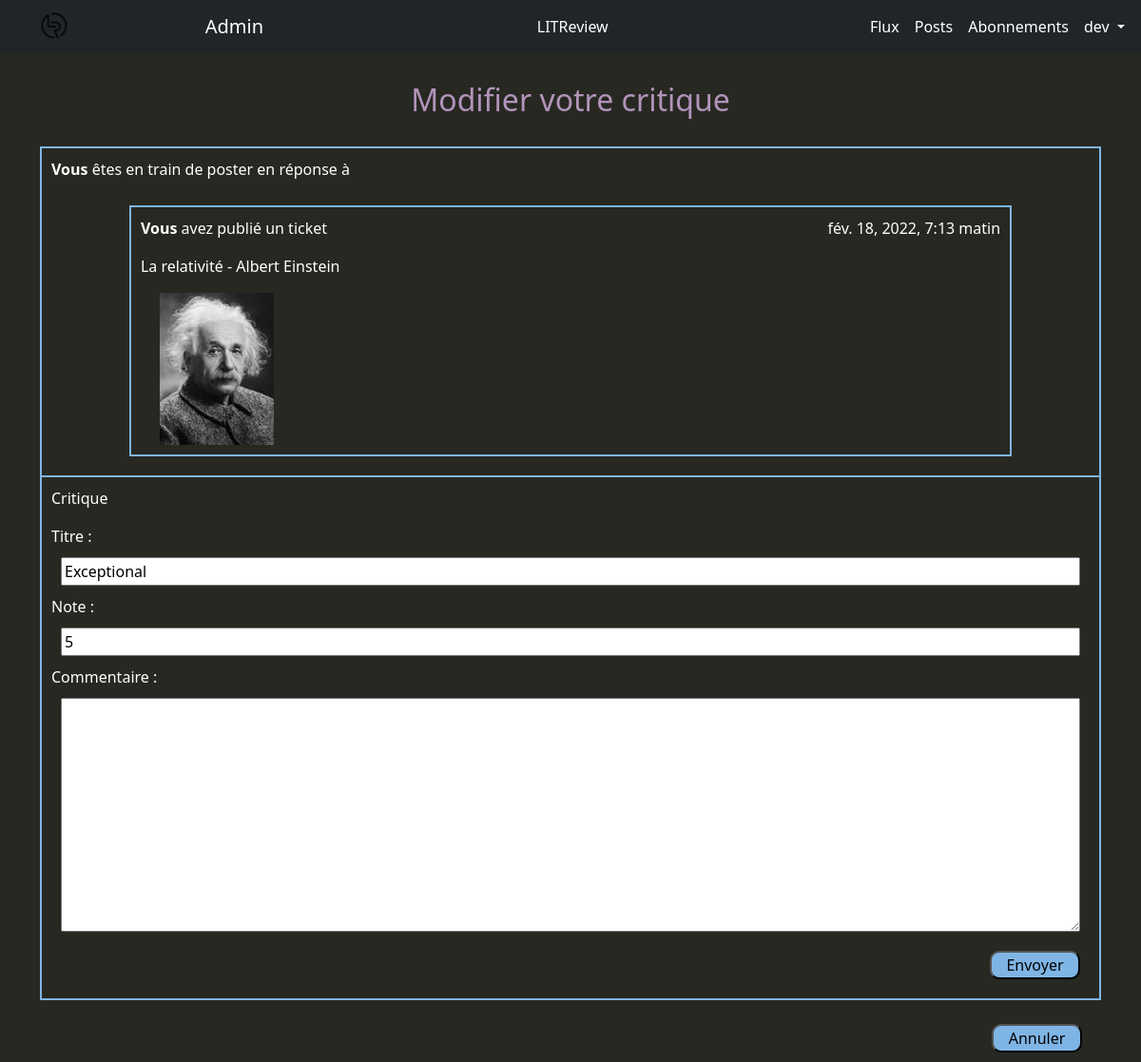
Screenshot of /flux/reviews/5 (signed in) with the database file from the repository.
### reviews/models.py (models this page shows, shortened)
class Ticket(models.Model):
    title = models.CharField(max_length=128)
    description = models.TextField(max_length=2_048, blank=True)
    user = models.ForeignKey(to=settings.AUTH_USER_MODEL,
                             on_delete=models.CASCADE)
    image = models.ImageField(null=True, blank=True, upload_to="ticket_images")
    time_created = models.DateTimeField(auto_now_add=True)
    IMAGE_MAX_SIZE = (120, 160)  # (largeur, hauteur)

class Review(models.Model):
    ticket = models.ForeignKey(to=Ticket, on_delete=models.CASCADE)
    rating = models.PositiveSmallIntegerField(validators=[MinValueValidator(0),
                                                          MaxValueValidator(5)]
                                              )
    user = models.ForeignKey(to=settings.AUTH_USER_MODEL,
                             on_delete=models.CASCADE)
    headline = models.CharField(max_length=128)
    body = models.TextField(max_length=8_192, blank=True)
    time_created = models.DateTimeField(auto_now_add=True)
    class Meta:
        unique_together = ("user", "ticket")

### reviews/views.py (the view)
# urls.py: path("reviews/<int:review_id>", review_edit, name="review-edit"),
@login_required
def review_edit(request, review_id):
    review = get_object_or_404(Review, id=review_id)
    form = ReviewForm(instance=review)
    ticket = Ticket.objects.get(id=review.ticket_id)
    if review.user == request.user:
        if request.method == "POST":
            form = ReviewForm(request.POST, request.FILES, instance=review)
            if form.is_valid():
                form.save()
                return redirect("posts-user")
    else:
        messages.error(request, MESSAGE_DENIED,
                       extra_tags=TAGS_DENIED)
        return redirect("flux-user")
    return render(request, "reviews/ticket_answer.html",
                  context={"form": form, "post": ticket, "option": "edit"})

### reviews/forms.py
class ReviewForm(forms.ModelForm):
    label_fields = ["Titre", "Note", "Commentaire"]
    class Meta:
        model = Review
        fields = ["headline", "rating", "body"]
    def __init__(self, *args, **kwargs):
        super().__init__(*args, **kwargs)
        fields_attribute(self.fields, self.label_fields)

### reviews/forms.py (called while the page is built)
def fields_attribute(fields, label_fields):
    for idx, field in enumerate(fields):
        fields[field].widget.attrs.update(
            {"class": "fields-margin"})
        fields[field].label = label_fields[idx]

### reviews/templates/reviews/ticket_answer.html (shortened to what this page needs)
{% extends "base.html" %}
{% block content %}
{% if not option %}
  <h2>Créer une critique</h2>
{% elif option == "edit" %}
  <h2>Modifier votre critique</h2>
{% endif %}
<div class="flexbox-center flex-column">
  <div class="separate-form">
    <p><strong>Vous</strong> êtes en train de poster en réponse à</p>
    <div class="flexbox-center">
      {% include "reviews/ticket_view_snippet.html" with option="ticket-answer" %}
    </div>
  </div>
  <div class="separate-form border-top-none">
    <p>Critique</p>
    <form class="flexbox-center flex-column no-margin" method="post" enctype="mutipart/form-data">
      {% for field in form %}
        {{ field.label_tag }}
        {{ field }}
      {% endfor %}
      <div class="flexbox-right">
        <input class="button-margin-right generic-buttonn margin-10" type="submit" value="Envoyer">
      </div>
    </form>
  </div>
</div>
<div class="flexbox-right">
  <a href="
  {% if option == 'edit' %}{% url 'posts-user' %}
  {% else %}{% url 'flux-user' %}
  {% endif %}">
    <input class="button-margin-right generic-buttonn button-back" type="submit" value="Annuler">
  </a>
</div>
{% endblock %}

### templates/base.html (shortened to what this page needs)
{% load static %}
<html {% if LANGUAGE_CODE %}lang="{{ LANGUAGE_CODE }}"{% endif %}>
  <head>
    <link rel="stylesheet" href="{% static 'css/bootstrap.min.css' %}">
    <link rel="stylesheet" href="{% static 'css/littreview.css' %}">
  </head>
  <body>
    <nav class="navbar sticky-top navbar-expand-lg navbar-dark bg-dark">
      <div class="container">
        <div class="bs-perso-navbar-brand-container">
          <a class="navbar-brand" href="{% url 'home-page' %}">
            <img src="../media/logo_litreview_no_text.png" alt="Logo de LITReview">
          </a>
          {% if user.is_superuser %}
            <a class="navbar-brand" href="/admin">
              Admin
            </a>
          {% endif %}
        </div>
        <div class="navbar-nav bs-perso-navbar-central">
          <a class="nav-item nav-link active" href="{% url 'home-page' %}">
            LITReview
          </a>
        </div>
        <div id="navbarRight" class="navbar-nav bs-perso-navbar-right">
          {% if user.is_authenticated %}
          <a class="nav-item nav-link active" href="{% url 'flux-user' %}">
            Flux
          </a>
          <a class="nav-item nav-link active" href="{% url 'posts-user' %}">
            Posts
          </a>
          <a class="nav-item nav-link active" href="{% url 'follow-user' %}">
            Abonnements
          </a>
          {% endif %}
          <div class="nav-item dropdown">
            {% if user.is_authenticated %}
              <a class="nav-link active dropdown-toggle" href="#" data-bs-toggle="dropdown">
                {{ user.username }}
              </a>
            {% endif %}
          </div>
        </div>
      </div>
    </nav>
    <div class="container">
      <div class="jumbotron">
        {% block content %}{% endblock %}
      </div>
    </div>
  </body>
</html>

### reviews/templates/reviews/ticket_view_snippet.html (shortened to what this page needs)
<div class="borderr flux-content-container hyphens-break-word
{% if option == 'ticket-answer' %} content-ticket-answer{% endif %}">
  <div class="flux-content-first-line">
    {% if option == "interlock" %}
      <p>Ticket -
        <strong>
          {% if post.user == request.user %}Vous
          {% else %}{{ post.user }}
          {% endif %}
        </strong>
      </p>
    {% else %}
      {% if post.user == request.user %}
        <p><strong>Vous</strong> avez publié un ticket</p>
      {% else %}
        <p><strong>{{ post.user }}</strong> a demandé une ticket</p>
      {% endif %}
      <p>{{ post.time_created }}</p>
    {% endif %}
  </div>
  <p>{{ post.title }}</p>
  {% if post.image %}
    <div class="margin-left-20">
      <img src="{{ post.image.url }}" alt="Image inexistante">
    </div>
  {% endif %}
</div>

### static/css/littreview.css (style rules this page uses)
body { background-color: #272822; color: white; }
h2 { color: #b294bb; text-align: center; margin: 30px 0px; }
a { text-decoration: none; color: #7fb5e5; text-align: center; }
.bs-perso-navbar-central { position: sticky; left: 46.4%; }
.bs-perso-navbar-brand-container { display: flex; justify-content: space-between; width: 22.5%; }
.bs-perso-navbar-right { max-width: 22.5%; }
.flexbox-center { display: flex; justify-content: center; }
.flex-column { flex-direction: column; }
.generic-buttonn { background-color: #7fb5e5; border-radius: 10px; min-width: 95px; width: auto; }
.flexbox-right { display: flex; justify-content: right; }
.fields-margin { margin: 10px; }
.button-margin-right { margin-right: 10px; }
.borderr { border: 2px solid #7fb5e5; }
.flux-content-container { width: 55%; min-width: 500px; padding: 10px; margin: 10px 0px; }
.flux-content-first-line { display: flex; justify-content: space-between; }
.separate-form { min-width: 500px; border: 2px solid #7fb5e5; border-collapse: collapse; padding: 10px; }
.border-top-none { border-top: none; margin-bottom: 15px; }
.content-ticket-answer { width: 85%; min-width: 476px; }
.no-margin { margin: 0px; }
.margin-10 { margin: 10px; }
.button-back { margin: 10px; margin-right: 20px; }
.margin-left-20 { margin-left: 20px; }
.hyphens-break-word { -webkit-hyphens: auto; -moz-hyphens: auto; -ms-hyphens: auto; hyphens: auto; overflow-wrap: break-word; }

### rows the page displays
Ticket: time_created "fév. 18, 2022, 7:13 matin", title "La relativité - Albert Einstein", image (picture)
Review: form "Exceptional" "5"

### other values shown
{{ user.username }} "dev"
{{ field.label_tag }} "Titre :" "Note :" "Commentaire :"
